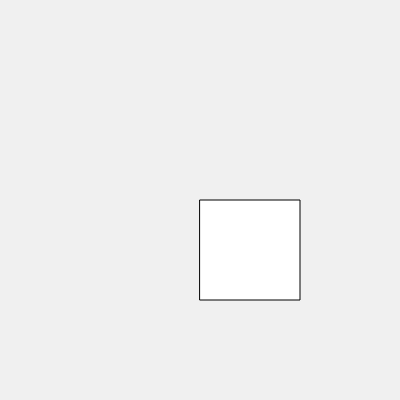
Frame 1 (no input)
Frame 60 (no input): identical to frame 1, image omitted
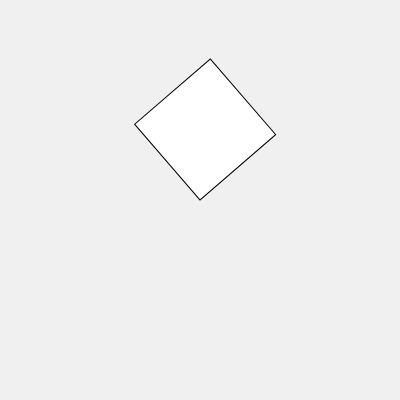
Frame 120 (the mouse pressed at the canvas centre since frame 60)

The p5.js sketch that drew these frames (run headless with seeded random() and noise() and a simulated clock; from frame 60 on, the mouse is pressed at the canvas centre):

// p5.js sketch
// ── sketch.js

function setup() {
  createCanvas(400, 400);
}

function draw() {
  background(240);

  // move to the center of the can
  translate(width/2, height/2);
  
  // scale based on the mouse
  rotate(mouseX/50);

  // draw the square at the origin
  square(0, 0, 100);
}
